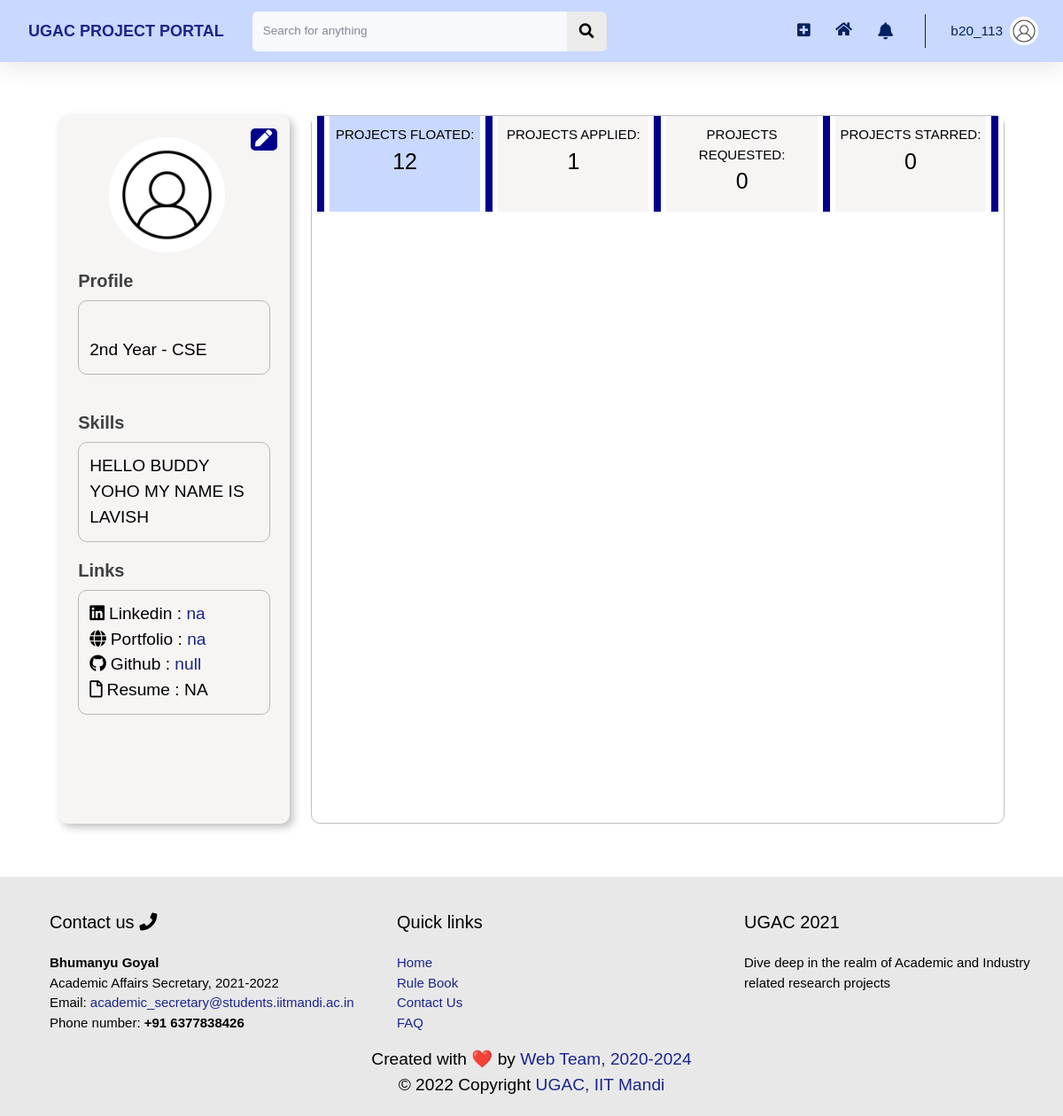
The app's page /profile/2 (signed in) with its own data.
### users/models.py (models this page shows, shortened)
class Profile(models.Model):
    user = models.OneToOneField(User, on_delete=models.CASCADE)
    image = models.ImageField(default = 'default.jpg', upload_to='profile_pics', blank=True)
    rollno = models.CharField(max_length=10)
    year = models.CharField(max_length=30, choices = YEAR_CHOICES)
    branch = models.CharField(max_length=30, choices = BRANCH_CHOICES)
    techskills = models.ManyToManyField(Tag, related_name='techskills')
    starred_projects = models.ManyToManyField(Project, related_name='starred_projects', blank = True)
    liked_projects = models.ManyToManyField(Project, related_name='liked_projects', blank = True)
    cv = models.FileField(upload_to='resumes',validators=[FileExtensionValidator(allowed_extensions=['pdf'])])
    linked_in_link = models.CharField(blank=True, max_length=100)
    portfolio_link = models.CharField(blank=True, max_length=100)
    github_link = models.CharField(blank=True, max_length=100)

### home/models.py (models this page shows)
class Tag(models.Model):
    Title = models.CharField(max_length=20)
    def __str__(self):
        return f"{self.Title}"

### home/decorators.py (the view)
    def wrap(request, *args, **kwargs):
        if check_user_profile(request.user):
            messages.error(request, 'Please complete your profile first.')
            return redirect(f'/profile/edit')
        else:
            return function(request, *args, **kwargs)

### functions.py (called while the page is built)
def get_user_projects(user):
    all_project_list = Project.objects.all().order_by('-DatePosted')
    applied = all_project_list.filter(AlreadyApplied=user)
    floated = all_project_list.filter(FloatedBy=user)
    requested = []
    for apply_request in ApplyRequest.objects.all().filter(User=user).filter(Status = "Pending"):
        requested.append(apply_request.Project)
    starred = user.profile.starred_projects.all()
    return [floated, applied, requested, starred]

def check_user_profile(user):
    user_fields = [user.username, user.first_name, user.last_name, user.email]
    for field in user_fields:
        if field == None or (len(field) == 0):
            return True
    profile = user.profile
    profile_fields = [profile.image, profile.rollno ,profile.year ,profile.branch]
    for field in profile_fields:
        if field == None or (len(field) == 0):
            return True
    if str(profile.cv) == "" or len(profile.techskills.all()) == 0:
        return True
    return False

### users/views.py (called while the page is built)
@login_required
@user_profile_completed
def profile(request, user_id):
    user = User.objects.get(id=user_id)
    projects = get_user_projects(user)
    projects_id = get_user_projects_id(user)
    context = {
        'title': 'Profile',
        'projects': projects,
        'projects_id': projects_id,
        'notifications': Notification.objects.filter(user=request.user).order_by('-time'),
        'profile_user': user
    }
    return render(request, 'users/profile.html', context)

### users/templates/users/profile.html (shortened to what this page needs)
{% extends 'home/main.html' %} {% load static %}
{% block customStylesheets %}
<link rel="stylesheet" type="text/css" href="{% static 'users/profile.css' %}">
{% endblock customStylesheets %}
{% block content %}
<div id="profile" class="horizontal-center">
  <div id="leftColumn">
    <div id="editButton" class="vertical-center">
      <div class="horizontal-center">
        <a style="color: white;" href="/profile/edit"><i class="fas fa-pen"></i> </a>
      </div>
    </div>
      <img class="profileImage" src="{{ profile_user.profile.image.url }}" alt="">
    <div class="leftColumnCard horizontal-center">
      <div class="cardTitle">
        Profile
      </div>
      <div class="cardDetails vertical-center">
        <div>
          <br>
          {{ profile_user.profile.year }} Year - {{ profile_user.profile.branch }}
          <br>
        </div>
      </div>
    </div>
    <div class="leftColumnCard horizontal-center">
      <div class="cardTitle">
        Skills
      </div>
      <div class="cardDetails vertical-center">
        <div>
          {% for skill in profile_user.profile.techskills.all %}
          {{ skill }}
          {% endfor %}
        </div>
      </div>
    </div>
    <div class="leftColumnCard horizontal-center">
      <div class="cardTitle">
        Links
      </div>
      <div class="cardDetails vertical-center">
        <div>
          <i class="fab fa-linkedin" style="margin-right: 5px;"></i>Linkedin :
          {% if profile_user.profile.linked_in_link|length > 0%}
          <a href={{profile_user.profile.linked_in_link}} target="_blank">{{profile_user.profile.linked_in_link}}</a>
          {% else %}
          NA
          {% endif %}
          <br>
          <i class="fas fa-globe" style="margin-right: 5px;"></i>Portfolio :
          {% if profile_user.profile.portfolio_link|length > 0%}
          <a href={{profile_user.profile.portfolio_link}} target="_blank">{{profile_user.profile.portfolio_link}}</a>
          {% else %}
          NA
          {% endif %}
          <br>
          <i class="fab fa-github" style="margin-right: 5px;"></i>Github :
          {% if profile_user.profile.github_link|length > 0%}
          <a href={{profile_user.profile.github_link}} target="_blank">{{profile_user.profile.github_link}}</a>
          {% else %}
          NA
          {% endif %}
          <br>
          <i class="far fa-file" style="margin-right: 5px;"></i>Resume :
          {% if profile_user.profile.cv|length > 0%}
          <a href="{{profile_user.profile.cv.url}}" target="_blank">
            Click Here
          </a>
          {% else %}
          NA
          {% endif %}
          <br>
        </div>
      </div>
    </div>
  </div>
  <div id="rightColumn">
    <div id="profileProjects">
      <div id="projectButtons">
        <div class="vertical-line">
          <div class="line"></div>
        </div>
        <div class="projectButton buttonSelected" id='projects0button' onclick="toggleVisibility('projects0')">
          <div class="projectButtonTitle">
            PROJECTS FLOATED:
          </div>
          <div class="projectsNumbers">
            {{ projects_id.0|length }}
          </div>
        </div>
        <div class="vertical-line">
          <div class="line"></div>
        </div>
        <div class="projectButton" id='projects1button' onclick="toggleVisibility('projects1')">
          <div class="projectButtonTitle">
            PROJECTS APPLIED:
          </div>
          <div class="projectsNumbers">
            {{ projects_id.2|length }}
          </div>
        </div>
        <div class="vertical-line">
          <div class="line"></div>
        </div>
        <div class="projectButton" id='projects2button' onclick="toggleVisibility('projects2')">
          <div class="projectButtonTitle">
            PROJECTS REQUESTED:
          </div>
          <div class="projectsNumbers">
            {{ projects_id.3|length }}
          </div>
        </div>
        <div class="vertical-line">
          <div class="line"></div>
        </div>
        <div class="projectButton" id='projects3button' onclick="toggleVisibility('projects3')">
          <div class="projectButtonTitle">
            PROJECTS STARRED:
          </div>
          <div class="projectsNumbers">
            {{ projects_id.4|length }}
          </div>
        </div>
        <div class="vertical-line">
          <div class="line"></div>
        </div>
      </div>
    </div>
  </div>
</div>
</div>
{% endblock content %}

### home/templates/home/base.html (shortened to what this page needs)
{% load static %}
<!DOCTYPE html>
<html lang="en">
    <head>
        {% block stylesheets %}
        <link rel="stylesheet" type="text/css" href="{% static 'home/style.css' %}">
        <link rel="stylesheet" type="text/css" href="{% static 'home/cards.css' %}">
        <link rel="stylesheet" type="text/css" href="{% static 'home/footer.css' %}">
        {% endblock stylesheets %}
        {% block customStylesheets %}{% endblock customStylesheets %}
        <link rel="stylesheet" href="https://pro.fontawesome.com/releases/v5.10.0/css/all.css" />
    </head>
    {% block mainBlock %}
    <body id="page-top">
        <div id="wrapper">
            <div id="content-wrapper" class="d-flex flex-column">
                <div id="content" style="background: white;">
                    <nav class="navbar navbar-expand navbar-light bg-white topbar mb-4 static-top shadow">
                        <div class="sidebar-brand-text mx-3" style="color: #022160; font-size: large; font-weight: bold"> <a href="/">UGAC PROJECT PORTAL</a></div>
                        <form method="POST" action="{{request.get_full_path}}" class="d-none d-sm-inline-block form-inline mr-auto ml-md-3 my-2 my-md-0 mw-100 navbar-search">
                            <div class="input-group">
                                <input type="text" class="form-control bg-light border-0 small" placeholder="Search for anything" aria-label="Search" aria-describedby="basic-addon2" name="search">
                                <div class="input-group-append">
                                    <button class="btn btn-primary" type="submit">
                                        <i class="fas fa-search fa-sm"></i>
                                    </button>
                                </div>
                            </div>
                        </form>
                        <ul class="navbar-nav ml-auto">
                            <div class="notif-tooltip">
                                <a class="nav-link" href="/project/new">
                                    <i class="fas fa-plus-square fa-sm fa-fw mr-2 text-gray-400" style="margin-top: 18px;"></i>
                                </a>
                            </div>
                            <div class="notif-tooltip">
                                <a class="nav-link" href="{% url 'home' %}" role="button" style="margin-top: 11px;">
                                    <i class="fas fa-home fa-fw fa-sm mr-2 text-gray-400"></i>
                                </a>
                            </div>
                            <li class="nav-item dropdown no-arrow mx-1">
                                <a class="nav-link dropdown-toggle notif-tooltip" id="alertsDropdown" role="button" data-toggle="dropdown" aria-haspopup="true" aria-expanded="false" style="padding: 8px; width: 41.5px;">
                                    <i class="fas fa-bell fa-fw" style="margin-right: 8px;"></i>
                                </a>
                            </li>
                            <li class="nav-item dropdown no-arrow">
                                <a class="nav-link dropdown-toggle" id="userDropdown" role="button" data-toggle="dropdown" aria-haspopup="true" aria-expanded="false">
                                    <span class="mr-2 d-none d-lg-inline text-gray-600 small">{{user.username}}</span>
                                    <img class="img-profile rounded-circle" src="{{user.profile.image.url}}">
                                </a>
                            </li>
                        </ul>
                    </nav>
                    <div class="container-fluid">
                        {% block content %}{% endblock content %}
                    </div>
                </div>
            </div>
        <div id="footer">
            <div class="footer_cards">
                <div class="footer_card">
                    <div class="footer_card_Title">
                        Contact us <i class="fa fa-phone" aria-hidden="true"></i>
                    </div>
                    <div class="footer_card_Details">
                        <b>Bhumanyu Goyal</b>
                        <br>
                        Academic Affairs Secretary, 2021-2022
                        <br>
                        Email: <a href="mailto:academic_secretary@students.iitmandi.ac.in">academic_secretary@students.iitmandi.ac.in</a>
                        <br>
                        Phone number: <b>+91 6377838426</b>
                    </div>
                </div>
                <div class="footer_card">
                    <div class="footer_card_Title">
                        Quick links
                    </div>
                    <div class="footer_card_Details">
                        <a href="">Home</a>
                        <br>
                        <a href="">Rule Book</a>
                        <br>
                        <a href="">Contact Us</a>
                        <br>
                        <a href="">FAQ</a>
                    </div>
                </div>
                <div class="footer_card">
                    <div class="footer_card_Title">
                        UGAC 2021
                    </div>
                    <div class="footer_card_Details">
                        Dive deep in the realm of Academic and Industry related research projects
                    </div>
                    </div>
                </div>
            </div>
            <div id="CopyrightAndTeam">
                <div class="vertical-center">
                    <div class="team horizontal-center">
                        Created with ❤️ by <a href="">Web Team, 2020-2024</a>
                    </div>
                </div>
                <div class="vertical-center">
                    <div class="copyright horizontal-center">
                        &copy; 2022 Copyright <a href="">UGAC, IIT Mandi</a>
                    </div>
                </div>
            </div>
    </body>
    {% endblock mainBlock %}
</html>

### home/static/home/footer.css (style rules this page uses)
.horizontal-center { margin: 0 auto; }
.vertical-center { display: flex; align-items: center; }
#footer { padding: 20px 0px 0px 40px; background-color: #e8e8e8; }
#CopyrightAndTeam { background-color: #e8e8e8; padding-bottom: 20px; }
.footer_card_Title { font-size: 20px; }
.footer_card_Details { margin-top: 20px; font-size: 15px; }
.footer_cards { max-width: 1200px; margin: 0 auto; display: grid; grid-gap: 1rem; }
.footer_card { padding: 1rem; grid-template-columns: repeat(auto-fit, minmax(300px, 1fr)); }
@media (min-width: 600px) { .footer_cards { grid-template-columns: repeat(2, 1fr); } }
@media (min-width: 900px) { .footer_cards { grid-template-columns: repeat(3, 1fr); } }

### users/static/users/profile.css (style rules this page uses)
.horizontal-center { margin: 0 auto; }
.vertical-center { display: flex; align-items: center; }
.container-fluid { padding: 0; }
#profile { width: 89%; display: flex; min-height: 800px; margin-bottom: 60px; margin-top: 60px; }
#leftColumn { width: 25%; min-width: 250px; position: relative; background: #F7F4F4; box-shadow: 4px 4px 10px rgba(0, 0, 0, 0.25); border-radius: 10px; }
.profileImage { width: 50%; max-width: 160px; margin-left: 22%; margin-top: 25px; border-radius: 500px; }
#editButton { position: absolute; left: 83%; top: 15px; background-color: darkblue; height: 25px; width: 30px; border-radius: 5px; }
.leftColumnCard { width: 83%; min-height: 140px; overflow-x: hidden; margin-top: 20px; }
.leftColumnCard:last-child { margin-bottom: 15px; }
.cardTitle { font-family: sans-serif; font-style: normal; font-weight: bold; font-size: 20px; line-height: 24px; color: #404040; margin-bottom: 10px; }
.cardDetails { padding: 1vw; border: 1px solid rgba(0, 0, 0, 0.25); box-sizing: border-box; border-radius: 10px; overflow-wrap: break-word; }
#rightColumn { margin-left: 2vw; width: 75%; border: 1px solid rgba(0, 0, 0, 0.25); box-sizing: border-box; border-radius: 10px; }
#projectButtons { display: flex; min-height: 60px; }
.vertical-line { width: 20px; padding: 0px 6px; background-color: white !important; }
.line { height: 100%; width: 8px; background-color: darkblue; }
#projectButtons>div { background: #F7F4F4; text-align: center; }
.projectButton { width: 100%; cursor: pointer; }
.projectButtonTitle { font-family: sans-serif; font-size: 15px; margin-top: 10px; }
.projectsNumbers { font-size: 25px; margin-bottom: 15px; }
.buttonSelected { background: #C9D8FF !important; }

### records on screen
Tag: Title "HELLO"
Tag: Title "BUDDY"
Tag: Title "YOHO"
Tag: Title "MY"
Tag: Title "NAME"
Tag: Title "IS"
Tag: Title "LAVISH"

### other values on screen
{{ user.username }} "b20_113"
{{ profile_user.profile.year }} "2nd"
{{ profile_user.profile.branch }} "CSE"
{{ profile_user.profile.linked_in_link }} "na"
{{ profile_user.profile.portfolio_link }} "na"
{{ profile_user.profile.github_link }} "null"
{{ projects_id.0|length }} "12"
{{ projects_id.2|length }} "1"
{{ projects_id.3|length }} "0"
{{ projects_id.4|length }} "0"
